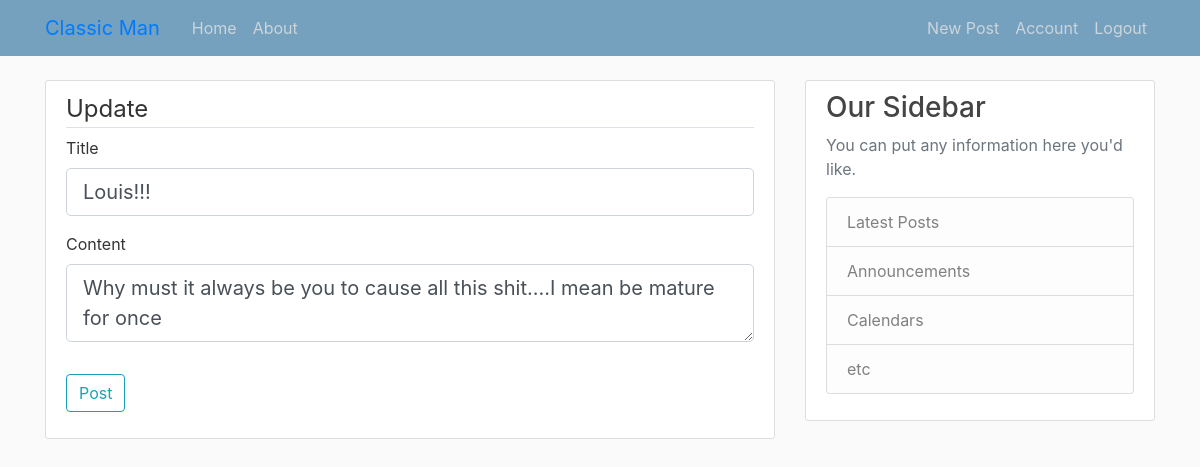
The page /post/6/update (signed in) on the database its author committed.
### flaskget1/Models.py (models this page shows, shortened)
class Post(db.Model):
    id=db.Column(db.Integer, primary_key=True)
    title = db.Column(db.String(100), nullable=False)
    date_posted =db.Column(db.DateTime, nullable=False, default=datetime.utcnow)
    content = db.Column(db.Text, nullable=False)
    user_id = db.Column(db.Integer,db.ForeignKey('user.id'), nullable=False)

### flaskget1/routes.py (the view)
@app.route("/post/<int:post_id>/update",methods=['GET','POST'])
def update_post(post_id):
    post = Post.query.get_or_404(post_id)
    if post.author != current_user:
        abort(403)
    form = PostForm()
    if form.validate_on_submit():
        post.title = form.title.data
        post.content = form.content.data
        db.session.commit()
        flash(f'Your post has been updated!','success')
        return redirect(url_for('post',post_id=post.id))
    elif request.method == 'GET':
        form.title.data = post.title
        form.content.data = post.content
    return render_template('create_post.html',title='Update Post',
    form=form,legend='Update')

### flaskget1/forms.py
class PostForm(FlaskForm):
    title = StringField('Title', validators=[DataRequired()])
    content = TextAreaField('Content', validators=[DataRequired()])
    submit = SubmitField('Post')

### flaskget1/Models.py (called while the page is built)
@login_manager.user_loader
def load_user(user_id):
    return User.query.get(int(user_id))

### flaskget1/templates/create_post.html (shortened to what this page needs)
{% extends "layout.html" %}
{% block content %}
<div class="content-section">
<form method="POST">
    <fieldset class="form-group">
     <legend class="border-bottom mb4">{{ legend }}</legend>
    <div class="form-group">
    {{form.title.label(class="form-control-label")}}
    {% if form.title.errors %}
    {{ form.title(class="form-control form-control-lg is-invalid") }}
    <div class="invalid-feedback">
        {% for error in form.title.errors %}
            <span>{{ error }}</span>
        {% endfor %}
    </div>
    {% else %}
        {{form.title(class="form-control form-control-lg")}}
    {% endif %}
</div>
    <div class="form-group">
    {{form.content.label(class="form-control-label")}}
    {% if form.content.errors %}
        {{ form.content(class="form-control form-control-lg is-invalid") }}
        <div class="invalid-feedback">
            {% for error in form.content.errors %}
                <span>{{ error }}</span>
            {% endfor %}
        </div>
        {% else %}
            {{form.content(class="form-control form-control-lg")}}
        {% endif %}
</div>
</fieldset>
<div class="form-group">
        {{form.submit(class="btn btn-outline-info")}}
    </div>
</form>
</div>
{% endblock content %}

### flaskget1/static/main.css (style rules this page uses)
body { background: #fafafa; color: #333333; margin-top: 5rem; }
.content-section { background: #ffffff; padding: 10px 20px; border: 1px solid #dddddd; border-radius: 3px; margin-bottom: 20px; }

### rows shown on the page
Post: title "Louis!!!", content "Why must it always be you to cause all this shit....I mean be mature for once"

### other values the page prints
{{ legend }} "Update"
